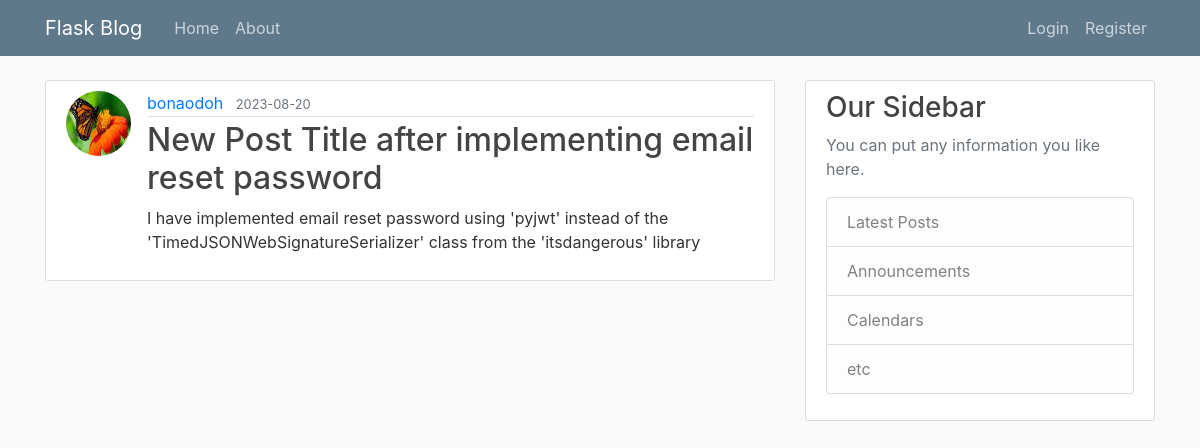
The page /post/29 on the database its author committed.
### flaskblog/models.py (models this page shows, shortened)
class User(db.Model, UserMixin): # Usermixin is provided by flask_login extension managing user authentication
    id = db.Column(db.Integer, primary_key=True)
    username = db.Column(db.String(20), unique=True, nullable=False)
    email = db.Column(db.String(120), unique=True, nullable=False)
    image_file = db.Column(db.String(20), nullable=False, default='default.jpg')
    password = db.Column(db.String(60), nullable=False)
    posts = db.relationship('Post', backref='author', lazy=True)

class Post(db.Model):
    id = db.Column(db.Integer, primary_key=True)
    title = db.Column(db.String(100), nullable=False)
    date_posted = db.Column(db.DateTime, nullable=False, default=datetime.utcnow)
    content = db.Column(db.Text, nullable=False)
    user_id = db.Column(db.Integer, db.ForeignKey('user.id'), nullable=False)

### flaskblog/routes.py (the view)
@app.route('/post/<int:post_id>')
def post(post_id):
    post = Post.query.get_or_404(post_id)
    return render_template('post.html', title=post.title, post=post)

### flaskblog/templates/post.html (shortened to what this page needs)
{% extends "base.html" %}
{% block content %}
    <article class="media content-section">
        <img class="rounded-circle article-img" src="{{ url_for('static', filename='profile_pics/' + post.author.image_file) }}">
        <div class="media-body">
        <div class="article-metadata">
            <a class="mr-2" href="{{ url_for('user_posts', username=post.author.username) }}">{{ post.author.username }}</a>
            <small class="text-muted">{{ post.date_posted.strftime('%Y-%m-%d') }}</small>
        </div>
        <h2 class="article-title">{{ post.title }}</h2>
        <p class="article-content">{{ post.content }}</p>
        </div>
    </article>
{% endblock content %}

### flaskblog/static/main.css (style rules this page uses)
body { background: #fafafa; color: #333333; margin-top: 5rem; }
h1, h2, h3, h4, h5, h6 { color: #444444; }
.content-section { background: #ffffff; padding: 10px 20px; border: 1px solid #dddddd; border-radius: 3px; margin-bottom: 20px; }
.article-title { color: #444444; }
.article-content { white-space: pre-line; }
.article-img { height: 65px; width: 65px; margin-right: 16px; }
.article-metadata { padding-bottom: 1px; margin-bottom: 4px; border-bottom: 1px solid #e3e3e3 }

### rows shown on the page
User: image_file (placeholder picture), author.username "bonaodoh"
Post: date_posted "2023-08-20", title "New Post Title after implementing email reset password", content "I have implemented email reset password using 'pyjwt' instead of the 'TimedJSONWebSignatureSerializer' class from the 'itsdangerous' library"
